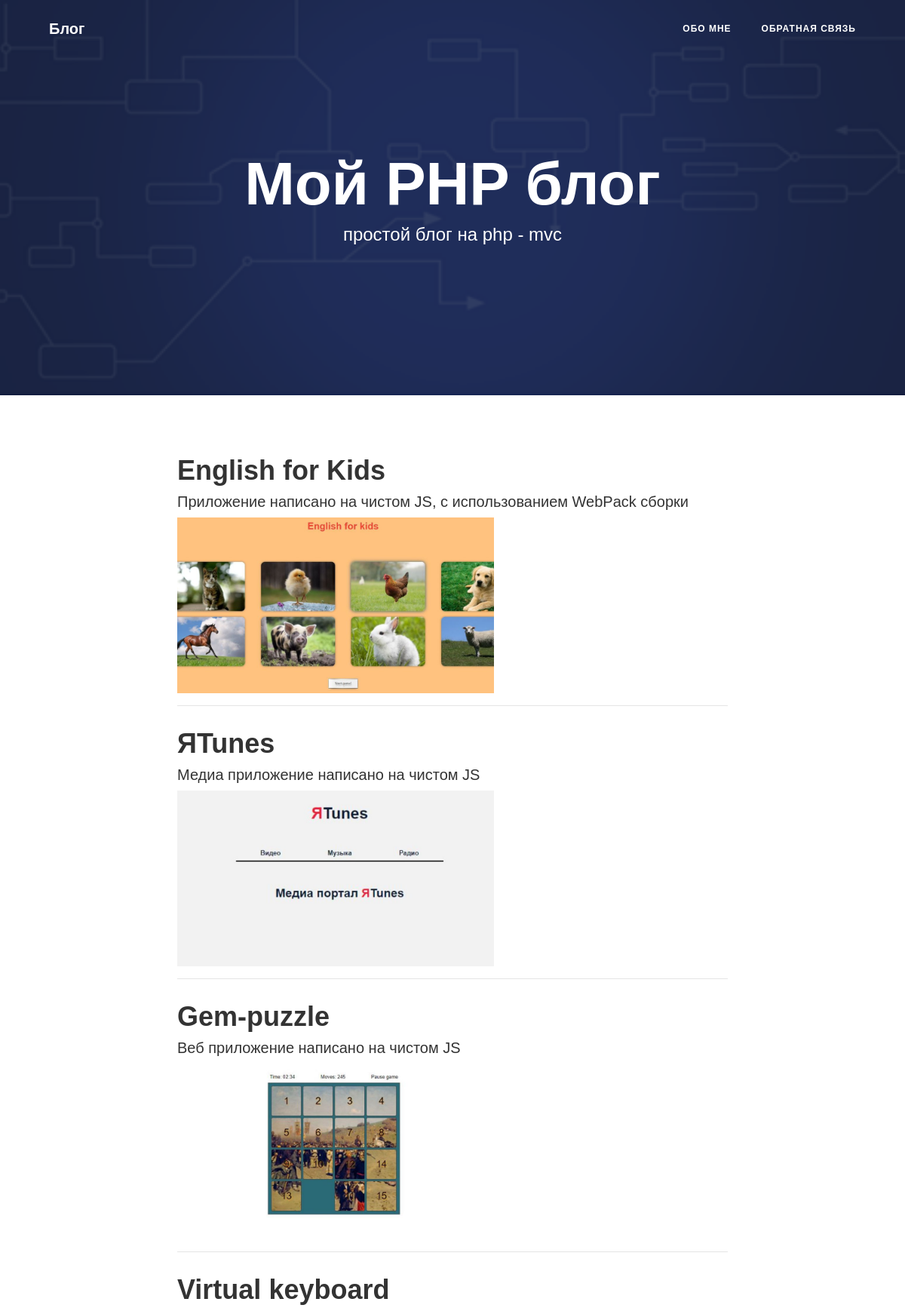
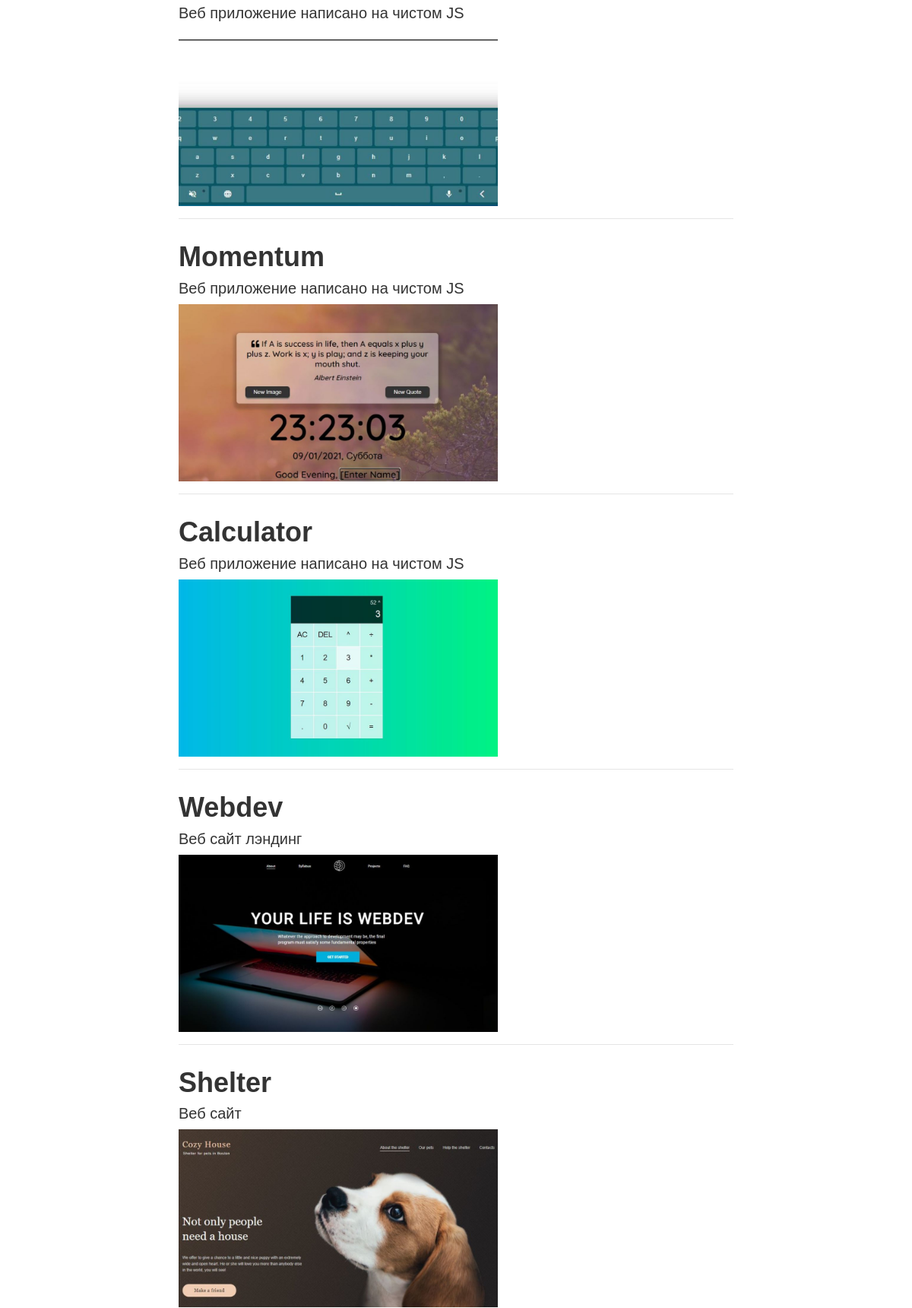
The page / (upper part) on the database its author committed (2 pictures, top to bottom).
### tables this page shows
CREATE TABLE `posts` (
  `id` int(11) NOT NULL,
  `name` text NOT NULL,
  `description` text NOT NULL,
  `text` text NOT NULL,
  `rating` float DEFAULT NULL
);

### index.php (called while the page is built, shortened)
<?php
spl_autoload_register(function($class) {
    $path = str_replace('\\', '/', $class.'.php');
});
$router = new Router;
$router->run();

### application/controllers/MainController.php (called while the page is built, shortened)
<?php
class MainController extends Controller {
	public function indexAction() {
		$pagination = new Pagination($this->route, $this->model->postsCount());
		$vars = [
			'pagination' => $pagination->get(),
			'list' => $this->model->postsList($this->route),
		];
		$this->view->render('Главная страница', $vars);
	}
}

### application/lib/Db.php (called while the page is built, shortened)
<?php
class Db {
	protected $db;
	public function __construct() {
		$config = require 'application/config/db.php';
		$this->db = new PDO('mysql:host='.$config['host'].';dbname='.$config['name'].'', $config['user'], $config['password']);
	}
	public function query($sql, $params = []) {
		$stmt = $this->db->prepare($sql);
		if (!empty($params)) {
			foreach ($params as $key => $val) {
				if (is_int($val)) {
					$type = PDO::PARAM_INT;
				} else {
					$type = PDO::PARAM_STR;
				}
				$stmt->bindValue(':'.$key, $val, $type);
			}
		}
		$stmt->execute();
		return $stmt;
	}
	public function row($sql, $params = []) {
		$result = $this->query($sql, $params);
		return $result->fetchAll(PDO::FETCH_ASSOC);
	}
	public function column($sql, $params = []) {
		$result = $this->query($sql, $params);
		return $result->fetchColumn();
	}
}

### application/config/db.php (called while the page is built)
<?php
return [
	'host' => 'localhost',
	'name' => 'blog',
	'user' => 'root',
	'password' => '',
];

### application/models/Main.php (called while the page is built, shortened)
<?php
class Main extends Model {
	public function postsCount() {
		return $this->db->column('SELECT COUNT(id) FROM posts');
	}
	public function postsList($route) {
		$max = 10;
		$params = [
			'max' => $max,
			'start' => (((isset($route['page']) ? $route['page'] : 1) - 1) * $max),
		];
		return $this->db->row('SELECT * FROM posts ORDER BY id DESC LIMIT :start, :max', $params);
	}
}

### application/core/Controller.php (called while the page is built, shortened)
<?php
abstract class Controller {
	public function __construct($route) {
		$this->route = $route;
		$this->model = $this->loadModel($route['controller']);
	}
	public function loadModel($name) {
		$path = 'application\models\\'.ucfirst($name);
		if (class_exists($path)) {
			return new $path;
		}
	}
}

### application/core/Model.php (called while the page is built, shortened)
<?php
abstract class Model {
	public function __construct() {
		$this->db = new Db;
	}
}

### application/lib/Pagination.php (called while the page is built, shortened)
<?php
class Pagination {
    private $max = 10;
    private $route;
    private $current_page;
    private $total;
    private $limit;
    public function __construct($route, $total, $limit = 10) {
        $this->route = $route;
        $this->total = $total;
        $this->limit = $limit;
        $this->amount = $this->amount();
    }
    public function get() {
        $links = null;
        $limits = $this->limits();
        $html = '<nav><ul class="pagination">';
        for ($page = $limits[0]; $page <= $limits[1]; $page++) {
            if ($page == $this->current_page) {
                $links .= '<li class="page-item active"><span class="page-link">'.$page.'</span></li>';
            } else {
                $links .= $this->generateHtml($page);
            }
        }
        if (!is_null($links)) {
            if ($this->current_page < $this->amount) {
                $links .= $this->generateHtml($this->amount, 'Назад');
            }
        }
        $html .= $links.' </ul></nav>';
        return $html;
    }
    private function generateHtml($page, $text = null) {
        if (!$text) {
            $text = $page;
        }
        return '<li class="page-item"><a class="page-link" href="/'.$this->route['controller'].'/'.$this->route['action'].'/'.$page.'">'.$text.'</a></li>';
    }
    private function limits() {
        $left = $this->current_page - round($this->max / 2);
        $start = $left > 0 ? $left : 1;
        if ($start + $this->max <= $this->amount) {
            $end = $start > 1 ? $start + $this->max : $this->max;
        }
        else {
            $end = $this->amount;
            $start = $this->amount - $this->max > 0 ? $this->amount - $this->max : 1;
        }
        return array($start, $end);
    }
    private function setCurrentPage() {
        if (isset($this->route['page'])) {
            $currentPage = $this->route['page'];
        } else {
            $currentPage = 1;
        }
        $this->current_page = $currentPage;
    }
    private function amount() {
        return ceil($this->total / $this->limit);
    }
}

### application/views/main/index.php (the view, shortened to what this page needs)
<header class="masthead" style="background-image: url('/public/images/home-bg.jpg')">
    <div class="container">
        <div class="row">
            <div class="col-lg-8 col-md-10 mx-auto">
                <div class="site-heading">
                    <h1>Мой PHP блог</h1>
                    <span class="subheading">простой блог на php - mvc</span>
                </div>
            </div>
        </div>
    </div>
</header>
<div class="container">
    <div class="row">
        <div class="col-lg-8 col-md-10 mx-auto">
            <?php if (empty($list)): ?>
                <p>Список постов пуст</p>
            <?php else: ?>
                <?php foreach ($list as $val): ?>
                    <div class="post-preview">
                        <a href="/post/<?php echo $val['id']; ?>">
                            <h2 class="post-title"><?php echo htmlspecialchars($val['name'], ENT_QUOTES); ?></h2>
                            <h5 class="post-subtitle"><?php echo htmlspecialchars($val['description'], ENT_QUOTES); ?></h5>
                        </a>
                        <img class="img-preview-post" src="/public/materials/<?php echo $val['id']; ?>.jpg" alt="preview img"/>
                    </div>
                    <hr>
                <?php endforeach; ?>
            <?php endif; ?>
        </div>
    </div>
</div>

### application/core/Router.php (shortened to what this page needs)
<?php
class Router {
    protected $routes = [];
    protected $params = [];
    public function add($route, $params) {
        $route = preg_replace('/{([a-z]+):([^\}]+)}/', '(?P<\1>\2)', $route);
        $route = '#^'.$route.'$#';
        $this->routes[$route] = $params;
    }
    public function match() {
        $url = trim($_SERVER['REQUEST_URI'], '/');
        foreach ($this->routes as $route => $params) {
            if (preg_match($route, $url, $matches)) {
                $this->params = $params;
                return true;
            }
        }
        return false;
    }
    public function run(){
        if ($this->match()) {
            $path = 'application\controllers\\'.ucfirst($this->params['controller']).'Controller';
            if (class_exists($path)) {
                $action = $this->params['action'].'Action';
                if (method_exists($path, $action)) {
                    $controller = new $path($this->params);
                    $controller->$action();
                } else {
                    View::errorCode(404);
                }
            } else {
                View::errorCode(404);
            }
        } else {
            View::errorCode(404);
        }
    }
}

### application/core/View.php (shortened to what this page needs)
<?php
class View {
	public $path;
	public $layout = 'default';
	public function __construct($route) {
		$this->path = $route['controller'].'/'.$route['action'];
	}
	public function render($title, $vars = []) {
		$path = 'application/views/'.$this->path.'.php';
		if (file_exists($path)) {
			require $path;
			$content = ob_get_clean();
			require 'application/views/layouts/'.$this->layout.'.php';
		}
	}
}

### application/views/layouts/default.php (shortened to what this page needs)
<!DOCTYPE html>
<html lang="en">
    <head>
        <link href="/public/styles/bootstrap.css" rel="stylesheet">
        <link href="/public/styles/main.css" rel="stylesheet">
        <link href="/public/styles/font-awesome.css" rel="stylesheet">
    </head>
    <body>
        <nav class="navbar navbar-expand-lg navbar-light fixed-top" id="mainNav">
            <div class="container">
                <a class="navbar-brand" href="/">Блог</a>
                <div class="collapse navbar-collapse" id="navbarResponsive">
                    <ul class="navbar-nav ml-auto">
                        <li class="nav-item">
                            <a class="nav-link" href="/about">Обо мне</a>
                        </li>
                        <li class="nav-item">
                            <a class="nav-link" href="/contact">Обратная связь</a>
                        </li>
                    </ul>
                </div>
            </div>
        </nav>
        <?php echo $content; ?>
    </body>
</html>

### public/styles/main.css (style rules this page uses)
body { font-size: 20px; color: #333; font-family: Arial, serif; }
h1, h2, h3, h4, h5, h6 { font-weight: 800; font-family: Arial, sans-serif; }
a { color: #333; -webkit-transition: all 0.2s; -moz-transition: all 0.2s; transition: all 0.2s; }
body { -webkit-tap-highlight-color: #0085a1; }
#mainNav { position: absolute; border-bottom: 1px solid #eee; background-color: #fff; font-family: Arial, sans-serif; }
#mainNav .navbar-brand { font-weight: 800; color: #777; }
#mainNav .navbar-nav > li.nav-item > a { font-size: 12px; font-weight: 800; letter-spacing: 1px; text-transform: uppercase; }
@media only screen and (min-width: 992px) { #mainNav { border-bottom: 1px solid transparent; background: 0 0; } }
@media only screen and (min-width: 992px) { #mainNav .navbar-brand { padding: 15px 20px; color: #fff; } }
@media only screen and (min-width: 992px) { #mainNav .navbar-nav > li.nav-item > a { padding: 15px 20px; color: #fff; } }
@media only screen and (min-width: 1170px) { #mainNav { -webkit-transition: background-color 0.2s; -moz-transition: background-color 0.2s; transition: background-color 0.2s; -webkit-transform: translate3d(0, 0, 0); -moz-transform: translate3d(0, 0, 0); -ms-transform: translate3d(0, 0, 0); -o-transform: translate3d(0, 0, 0); transform: translate3d(0, 0, 0); -webkit-backface-visibility: hidden; } }
header.masthead { position: relative; margin-bottom: 50px; background: no-repeat center center; background-color: #777; background-attachment: scroll; -webkit-background-size: cover; -moz-background-size: cover; -o-background-size: cover; background-size: cover; }
header.masthead:after { position: absolute; content: ""; left: 0; right: 0; top: 0; bottom: 0; background-color: rgba(0, 0, 0, 0.5); }
header .container { position: relative; z-index: 1; }
header.masthead .page-heading, header.masthead .post-heading, header.masthead .site-heading { padding: 200px 0 150px; color: #fff; }
@media only screen and (min-width: 768px) { header.masthead .page-heading, header.masthead .post-heading, header.masthead .site-heading { padding: 200px 0; } }
header.masthead .page-heading, header.masthead .site-heading { text-align: center; }
header.masthead .page-heading h1, header.masthead .site-heading h1 { font-size: 50px; margin-top: 0; }
header.masthead .page-heading .subheading, header.masthead .site-heading .subheading { font-size: 24px; font-weight: 300; line-height: 1.1; display: block; margin: 10px 0 0; font-family: Arial, sans-serif; }
@media only screen and (min-width: 768px) { header.masthead .page-heading h1, header.masthead .site-heading h1 { font-size: 80px; } }
.post-preview > a { color: #333; }
.post-preview > a > .post-title { font-size: 30px; margin-top: 30px; margin-bottom: 10px; }
.post-preview > a > .post-subtitle { font-weight: 300; margin: 0 0 10px; }
.img-preview-post { width: 420px; }
@media only screen and (min-width: 768px) { .post-preview > a > .post-title { font-size: 36px; } }

### rows shown on the page
posts: name "English for Kids", description "Приложение написано на чистом JS, с использованием WebPack сборки", shows a picture
posts: name "ЯTunes", description "Медиа приложение написано на чистом JS", shows a picture
posts: name "Gem-puzzle", description "Веб приложение написано на чистом JS", shows a picture
posts: name "Virtual keyboard", description "Веб приложение написано на чистом JS", shows a picture
posts: name "Momentum", description "Веб приложение написано на чистом JS", shows a picture
posts: name "Calculator", description "Веб приложение написано на чистом JS", shows a picture
posts: name "Webdev", description "Веб сайт лэндинг", shows a picture
posts: name "Shelter", description "Веб сайт", shows a picture
